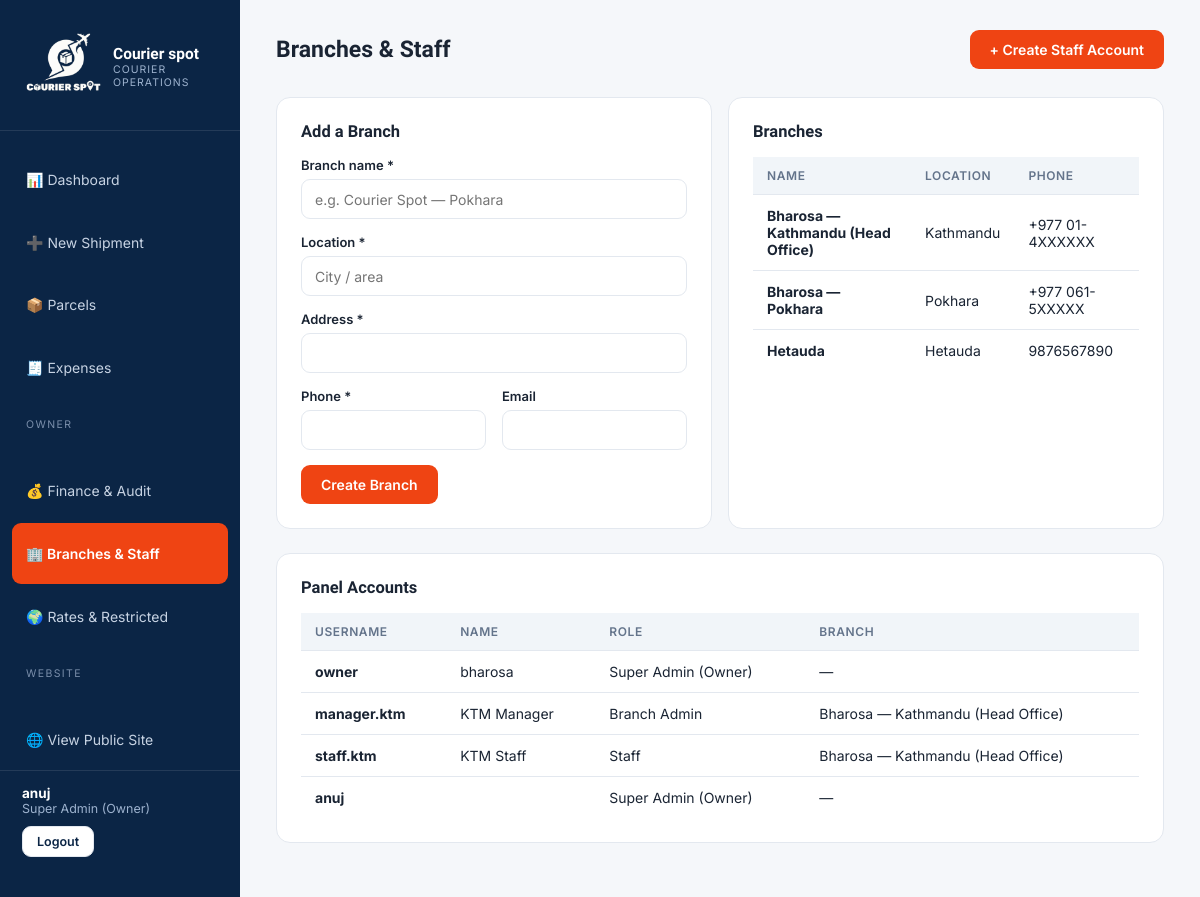
The app's page /panel/branches/ (signed in), older data.
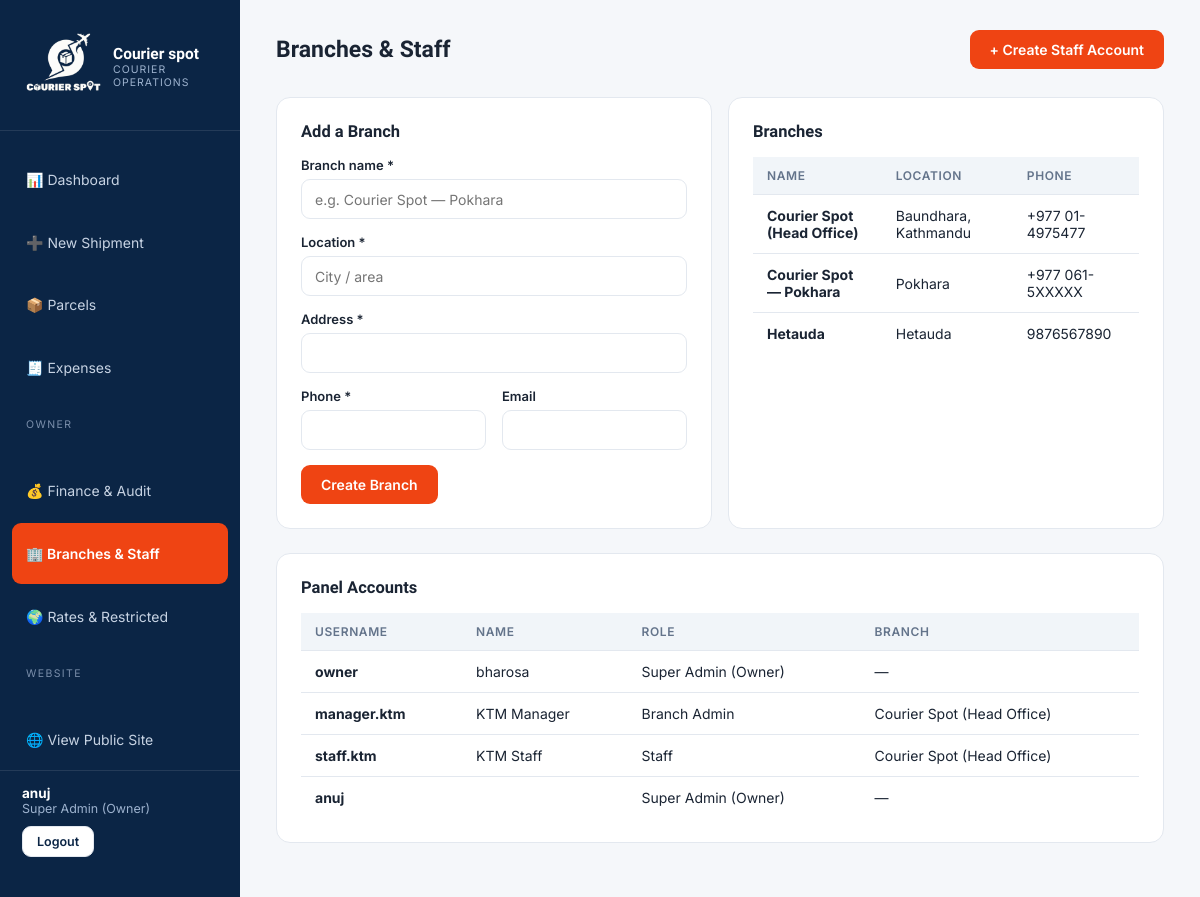
The same page, newer data.
### operations/models.py (models this page shows, shortened)
class Branch(models.Model):
    name = models.CharField(max_length=120)
    location = models.CharField(max_length=160, help_text='City / area, e.g. Kathmandu — Dhumbarahi')
    address = models.CharField(max_length=255)
    phone = models.CharField(max_length=40)
    email = models.EmailField(blank=True)
    is_active = models.BooleanField(default=True)
    created_at = models.DateTimeField(auto_now_add=True)
    class Meta:
        verbose_name_plural = 'Branches'

### accounts/models.py (models this page shows, shortened)
class User(AbstractUser):
    class Roles(models.TextChoices):
        SUPERADMIN = 'SUPERADMIN', 'Super Admin (Owner)'
        BRANCH_ADMIN = 'BRANCH_ADMIN', 'Branch Admin'
        STAFF = 'STAFF', 'Staff'
        CUSTOMER = 'CUSTOMER', 'Customer'
    role = models.CharField(max_length=20, choices=Roles.choices, default=Roles.CUSTOMER)
    branch = models.ForeignKey('operations.Branch', null=True, blank=True,
                               on_delete=models.SET_NULL, related_name='users')
    phone = models.CharField(max_length=20, blank=True)
    address = models.CharField(max_length=255, blank=True)
    @property
    def is_owner(self):
        return self.role == self.Roles.SUPERADMIN

### operations/views.py (the view, shortened to what this page needs)
# urls.py: path('panel/branches/', ops.branches, name='branches'),
@owner_required
def branches(request):
    return render(request, 'panel/branches.html',
                  {'branches': Branch.objects.all(), 'staff': User.objects.exclude(role='CUSTOMER')})

### operations/views.py (called while the page is built)
def owner_required(view):
    @wraps(view)
    @login_required
    def wrapper(request, *a, **kw):
        if not request.user.is_owner:
            return HttpResponseForbidden('Owner access only.')
        return view(request, *a, **kw)
    return wrapper

### templates/panel/branches.html (shortened to what this page needs)
{% extends "panel/base_panel.html" %}
{% block content %}
<div class="topbar"><h1>Branches & Staff</h1><a class="btn" href="{% url 'staff_create' %}">+ Create Staff Account</a></div>
<div class="fgrid">
  <div class="card">
    <h3>Add a Branch</h3>
    <form method="post">{% csrf_token %}
      <div class="fg"><label>Branch name *</label><input name="name" placeholder="e.g. Courier Spot — Pokhara" required></div>
      <div class="fg"><label>Location *</label><input name="location" placeholder="City / area" required></div>
      <div class="fg"><label>Address *</label><input name="address" required></div>
      <div class="fgrid">
        <div class="fg"><label>Phone *</label><input name="phone" required></div>
        <div class="fg"><label>Email</label><input type="email" name="email"></div>
      </div>
      <button class="btn">Create Branch</button>
    </form>
  </div>
  <div class="card">
    <h3>Branches</h3>
    <table><thead><tr><th>NAME</th><th>LOCATION</th><th>PHONE</th></tr></thead><tbody>
      {% for b in branches %}<tr><td><b>{{ b.name }}</b></td><td>{{ b.location }}</td><td>{{ b.phone }}</td></tr>{% endfor %}
    </tbody></table>
  </div>
</div>
<div class="card">
  <h3>Panel Accounts</h3>
  <table><thead><tr><th>USERNAME</th><th>NAME</th><th>ROLE</th><th>BRANCH</th></tr></thead><tbody>
    {% for s in staff %}<tr><td><b>{{ s.username }}</b></td><td>{{ s.first_name }}</td><td>{{ s.get_role_display }}</td><td>{{ s.branch.name|default:"—" }}</td></tr>{% endfor %}
  </tbody></table>
</div>
{% endblock %}

Row changes from the older to the newer data that the page shows:
changed Branch: name "Bharosa — Kathmandu (Head Office)" → "Courier Spot (Head Office)"; location "Kathmandu" → "Baundhara, Kathmandu"; phone "+977 01-4XXXXXX" → "+977 01-4975477"
changed Branch "Pokhara": name "Bharosa — Pokhara" → "Courier Spot — Pokhara"
changed through a linked row, User "manager.ktm": branch.name "Bharosa — Kathmandu (Head Office)" → "Courier Spot (Head Office)"
changed through a linked row, User "staff.ktm": branch.name "Bharosa — Kathmandu (Head Office)" → "Courier Spot (Head Office)"
